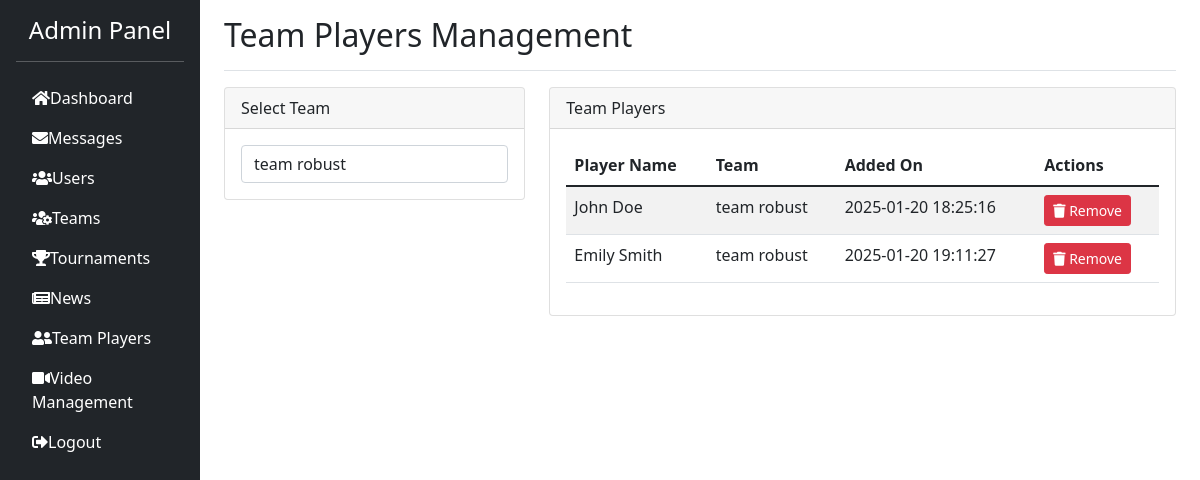
The app's page /team_players.php?team=5 (signed in) with its own data.
### tables this page shows
CREATE TABLE `team_player` (
  `id` int(11) NOT NULL,
  `team_id` int(11) NOT NULL,
  `user_id` int(11) NOT NULL,
  `created_at` timestamp NOT NULL DEFAULT current_timestamp()
);

CREATE TABLE `contact` (
  `id` int(11) NOT NULL,
  `full_name` varchar(100) NOT NULL,
  `email` varchar(100) NOT NULL,
  `message` text NOT NULL,
  `created_at` timestamp NOT NULL DEFAULT current_timestamp()
);

CREATE TABLE `team` (
  `id` int(11) NOT NULL,
  `name` varchar(30) NOT NULL,
  `manager_id` int(11) DEFAULT NULL,
  `logo` varchar(100) DEFAULT NULL
);

### team_players.php (the view, shortened to what this page needs)
<?php
require_once 'config.php';
try {
    $teams_query = $conn->query("SELECT id, name FROM team ORDER BY name");
    $teams = $teams_query->fetchAll(PDO::FETCH_ASSOC);
} catch (PDOException $e) {
    $teams = [];
    $_SESSION['error'] = "Error fetching teams: " . $e->getMessage();
}
$selected_team = isset($_GET['team']) ? intval($_GET['team']) : null;
$team_players = [];
if ($selected_team) {
    try {
        $players_query = $conn->prepare("SELECT
            tp.id as player_id,
            c.full_name,
            t.name as team_name,
            tp.created_at
        FROM team_player tp
        JOIN contact c ON tp.user_id = c.id
        JOIN team t ON tp.team_id = t.id
        WHERE t.id = :team_id");
        $players_query->bindParam(':team_id', $selected_team, PDO::PARAM_INT);
        $players_query->execute();
        $team_players = $players_query->fetchAll(PDO::FETCH_ASSOC);
    } catch (PDOException $e) {
        $_SESSION['error'] = "Error fetching team players: " . $e->getMessage();
    }
}
?>
<!DOCTYPE html>
<html lang="en">
<head>
    <link href="https://cdn.jsdelivr.net/npm/bootstrap@5.1.3/dist/css/bootstrap.min.css" rel="stylesheet">
    <link href="https://cdnjs.cloudflare.com/ajax/libs/font-awesome/5.15.3/css/all.min.css" rel="stylesheet">
</head>
<body>
    <div class="container-fluid">
        <div class="row">
            <?php include 'component/sidebar.php'; ?>
            <main class="col-md-10 ms-sm-auto px-4">
                <div class="d-flex justify-content-between flex-wrap flex-md-nowrap align-items-center pt-3 pb-2 mb-3 border-bottom">
                    <h1 class="h2">Team Players Management</h1>
                </div>
                <div class="row">
                    <div class="col-md-4 mb-3">
                        <form method="get" action="team_players.php">
                            <div class="card">
                                <div class="card-header">
                                    Select Team
                                </div>
                                <div class="card-body">
                                    <select name="team" class="form-control" onchange="this.form.submit()">
                                        <?php foreach ($teams as $team): ?>
                                            <option value="<?php echo $team['id']; ?>"
                                                <?php echo ($selected_team == $team['id']) ? 'selected' : ''; ?>>
                                                <?php echo htmlspecialchars($team['name']); ?>
                                            </option>
                                        <?php endforeach; ?>
                                    </select>
                                </div>
                            </div>
                        </form>
                    </div>
                    <div class="col-md-8">
                        <?php if ($selected_team): ?>
                            <div class="card">
                                <div class="card-header">
                                    Team Players
                                </div>
                                <div class="card-body">
                                    <?php if (!empty($team_players)): ?>
                                        <div class="table-responsive">
                                            <table class="table table-striped table-hover">
                                                <thead>
                                                    <tr>
                                                        <th>Player Name</th>
                                                        <th>Team</th>
                                                        <th>Added On</th>
                                                        <th>Actions</th>
                                                    </tr>
                                                </thead>
                                                <tbody>
                                                    <?php foreach ($team_players as $player): ?>
                                                    <tr>
                                                        <td><?php echo htmlspecialchars($player['full_name']); ?></td>
                                                        <td><?php echo htmlspecialchars($player['team_name']); ?></td>
                                                        <td><?php echo htmlspecialchars($player['created_at']); ?></td>
                                                        <td>
                                                            <a href="team_players.php?team=<?php echo $selected_team; ?>&delete=<?php echo $player['player_id']; ?>"
                                                               class="btn btn-danger btn-sm"
                                                               onclick="return confirm('Are you sure you want to remove this player from the team?');">
                                                                <i class="fas fa-trash"></i> Remove
                                                            </a>
                                                        </td>
                                                    </tr>
                                                    <?php endforeach; ?>
                                                </tbody>
                                            </table>
                                        </div>
                                    <?php else: ?>
                                        <p class="text-center">No players found for this team.</p>
                                    <?php endif; ?>
                                </div>
                            </div>
                        <?php endif; ?>
                    </div>
                </div>
            </main>
        </div>
    </div>
</body>
</html>

### records on screen
team_player: contact.full_name "John Doe", team.name "team robust", created_at "2025-01-20 18:25:16"
team_player: contact.full_name "Emily Smith", team.name "team robust", created_at "2025-01-20 19:11:27"

### other values on screen
form field team "team robust"
